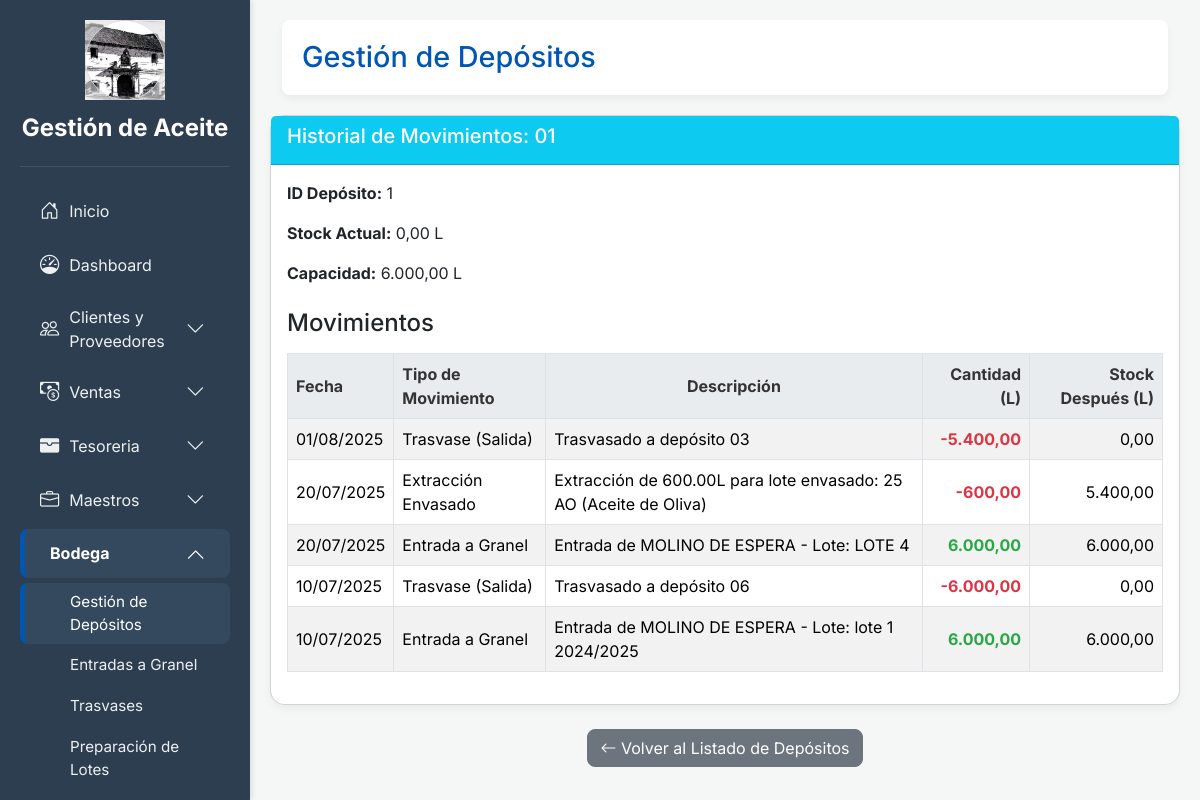
The app's page /app/depositos.php?view=history&id=1 (signed in) with its own data.
### tables this page shows
CREATE TABLE `depositos` (
  `id_deposito` int(11) NOT NULL,
  `nombre_deposito` varchar(50) NOT NULL,
  `capacidad` decimal(10,2) NOT NULL,
  `estado` enum('ocupado','vacio','lleno') DEFAULT 'vacio',
  `stock_actual` decimal(10,2) DEFAULT 0.00,
  `id_materia_prima` int(11) DEFAULT NULL,
  `id_entrada_granel_origen` int(11) DEFAULT NULL
);

### app/depositos.php (the view, shortened to what this page needs)
<?php
include 'auth_check.php';
$deposito_historial = null;
$movimientos_historial = [];
if (isset($_GET['view']) && $_GET['view'] == 'history' && isset($_GET['id'])) {
    $id_deposito_historial = $_GET['id'];
    try {
        $stmt_deposito_info = $pdo->prepare("SELECT id_deposito, nombre_deposito, stock_actual, capacidad FROM depositos WHERE id_deposito = ?");
        $stmt_deposito_info->execute([$id_deposito_historial]);
        $deposito_historial = $stmt_deposito_info->fetch(PDO::FETCH_ASSOC);
        if ($deposito_historial) {
            $sql_entradas = "SELECT
                                eg.fecha_entrada AS fecha,
                                'Entrada a Granel' AS tipo_movimiento,
                                deg.litros_descargados AS cantidad,
                                CONCAT('Entrada de ', p.nombre_proveedor, ' - Lote: ', IFNULL(eg.numero_lote_proveedor, 'N/A')) AS descripcion
                            FROM detalle_entrada_granel deg
                            JOIN entradas_granel eg ON deg.id_entrada_granel = eg.id_entrada_granel
                            JOIN proveedores p ON eg.id_proveedor = p.id_proveedor
                            WHERE deg.id_deposito = ?";
            $sql_trasvases_in = "SELECT
                                        t.fecha_trasvase AS fecha,
                                        'Trasvase (Entrada)' AS tipo_movimiento,
                                        t.litros_trasvasados AS cantidad,
                                        CONCAT('Trasvasado desde depósito ', d_origen.nombre_deposito) AS descripcion
                                    FROM trasvases t
                                    JOIN depositos d_origen ON t.deposito_origen = d_origen.id_deposito
                                    WHERE t.deposito_destino = ?";
            $sql_trasvases_out = "SELECT
                                        t.fecha_trasvase AS fecha,
                                        'Trasvase (Salida)' AS tipo_movimiento,
                                        -t.litros_trasvasados AS cantidad,
                                        CONCAT('Trasvasado a depósito ', d_destino.nombre_deposito) AS descripcion
                                    FROM trasvases t
                                    JOIN depositos d_destino ON t.deposito_destino = d_destino.id_deposito
                                    WHERE t.deposito_origen = ?";
            $sql_bottling_extractions = "SELECT
                                            le.fecha_creacion AS fecha,
                                            'Extracción Envasado' AS tipo_movimiento,
                                            -dle.litros_extraidos AS cantidad,
                                            CONCAT('Extracción de ', dle.litros_extraidos, 'L para lote envasado: ', le.nombre_lote, ' (', a.nombre_articulo, ')') AS descripcion
                                        FROM detalle_lotes_envasado dle
                                        JOIN lotes_envasado le ON dle.id_lote_envasado = le.id_lote_envasado
                                        JOIN articulos a ON le.id_articulo = a.id_articulo
                                        WHERE dle.id_deposito_origen = ?";
            $sql_recepcion_lote_mezcla = "SELECT
                                            le.fecha_creacion AS fecha,
                                            'Recepción Lote de Mezcla' AS tipo_movimiento,
                                            le.litros_preparados AS cantidad,
                                            CONCAT('Recepción de ', le.litros_preparados, 'L para lote envasado: ', le.nombre_lote, ' (', a.nombre_articulo, ')') AS descripcion
                                        FROM lotes_envasado le
                                        JOIN articulos a ON le.id_articulo = a.id_articulo
                                        WHERE le.id_deposito_mezcla = ?";
            $sql_actividad_envasado = "SELECT
                                            ae.fecha_envasado AS fecha,
                                            'Actividad de Envasado (Salida)' AS tipo_movimiento,
                                            -dae.litros_envasados AS cantidad,
                                            CONCAT('Envasado de ', dae.litros_envasados, 'L del lote ', le.nombre_lote, ' (', p.nombre_producto, ')') AS descripcion
                                        FROM detalle_actividad_envasado dae
                                        JOIN actividad_envasado ae ON dae.id_actividad_envasado = ae.id_actividad_envasado
                                        JOIN lotes_envasado le ON dae.id_lote_envasado = le.id_lote_envasado
                                        JOIN productos p ON dae.id_producto = p.id_producto
                                        WHERE le.id_deposito_mezcla = ?";
            $sql_union = "
                SELECT * FROM ({$sql_entradas}) AS entradas
                UNION ALL
                SELECT * FROM ({$sql_trasvases_in}) AS tras_in
                UNION ALL
                SELECT * FROM ({$sql_trasvases_out}) AS tras_out
                UNION ALL
                SELECT * FROM ({$sql_bottling_extractions}) AS extraccion_lote
                UNION ALL
                SELECT * FROM ({$sql_recepcion_lote_mezcla}) AS recepcion_lote_mezcla
                UNION ALL
                SELECT * FROM ({$sql_actividad_envasado}) AS actividad_envasado
                ORDER BY fecha ASC, tipo_movimiento ASC
            ";
            $stmt_movimientos = $pdo->prepare($sql_union);
            $stmt_movimientos->execute([
                $id_deposito_historial,
                $id_deposito_historial,
                $id_deposito_historial,
                $id_deposito_historial,
                $id_deposito_historial,
                $id_deposito_historial
            ]);
            $movimientos_historial_asc = $stmt_movimientos->fetchAll(PDO::FETCH_ASSOC);
            $sum_of_all_quantities = array_sum(array_column($movimientos_historial_asc, 'cantidad'));
            $running_stock = $deposito_historial['stock_actual'] - $sum_of_all_quantities;
            foreach ($movimientos_historial_asc as $key => $movimiento) {
                $running_stock += $movimiento['cantidad'];
                $movimientos_historial_asc[$key]['stock_despues'] = $running_stock;
            }
            $movimientos_historial = array_reverse($movimientos_historial_asc);
        } else {
            $mensaje = "Error: Depósito no encontrado para mostrar el historial.";
            $tipo_mensaje = 'danger';
        }
    } catch (PDOException $e) {
        $mensaje = "Error al cargar el historial del depósito: " . $e->getMessage();
        $tipo_mensaje = 'danger';
    }
}
?>
<!DOCTYPE html>
<html lang="es">
<head>
    <link href="https://cdn.jsdelivr.net/npm/bootstrap@5.3.3/dist/css/bootstrap.min.css" rel="stylesheet">
    <link href="https://cdn.jsdelivr.net/npm/bootstrap-icons@1.11.3/font/bootstrap-icons.min.css" rel="stylesheet">
</head>
<body>
    <div class="wrapper">
        <?php include 'sidebar.php'; ?>
        <div class="main-content">
            <div class="container">
                <div class="header">
                    <h1>Gestión de Depósitos</h1>
                </div>
            </div>
            <?php if ($deposito_historial): ?>
                <div class="card detail-view-card mb-4">
                    <div class="card-header bg-info">
                        <h5>Historial de Movimientos: <?php echo htmlspecialchars($deposito_historial['nombre_deposito']); ?></h5>
                    </div>
                    <div class="card-body">
                        <p><strong>ID Depósito:</strong> <?php echo htmlspecialchars($deposito_historial['id_deposito']); ?></p>
                        <p><strong>Stock Actual:</strong> <?php echo number_format($deposito_historial['stock_actual'], 2, ',', '.'); ?> L</p>
                        <p><strong>Capacidad:</strong> <?php echo number_format($deposito_historial['capacidad'], 2, ',', '.'); ?> L</p>
                        <h4 class="mt-4 mb-3">Movimientos</h4>
                        <?php if (!empty($movimientos_historial)): ?>
                            <div class="table-responsive">
                                <table class="table table-bordered table-striped history-table">
                                    <thead>
                                        <tr>
                                            <th>Fecha</th>
                                            <th>Tipo de Movimiento</th>
                                            <th>Descripción</th>
                                            <th class="text-end">Cantidad (L)</th>
                                            <th class="text-end">Stock Después (L)</th>
                                        </tr>
                                    </thead>
                                    <tbody>
                                        <?php foreach ($movimientos_historial as $movimiento): ?>
                                            <tr>
                                                <td><?php echo htmlspecialchars(date("d/m/Y", strtotime($movimiento['fecha']))); ?></td>
                                                <td><?php echo htmlspecialchars($movimiento['tipo_movimiento']); ?></td>
                                                <td><?php echo htmlspecialchars($movimiento['descripcion']); ?></td>
                                                <td class="text-end <?php echo ($movimiento['cantidad'] > 0) ? 'positive-movement' : 'negative-movement'; ?>">
                                                    <?php echo number_format($movimiento['cantidad'], 2, ',', '.'); ?>
                                                </td>
                                                <td class="text-end">
                                                    <?php echo number_format($movimiento['stock_despues'], 2, ',', '.'); ?>
                                                </td>
                                            </tr>
                                        <?php endforeach; ?>
                                    </tbody>
                                </table>
                            </div>
                        <?php else: ?>
                            <p class="text-center">No hay movimientos registrados para este depósito.</p>
                        <?php endif; ?>
                    </div>
                </div>
                <div class="text-center mt-4">
                    <a href="depositos.php" class="btn btn-secondary"><i class="bi bi-arrow-left"></i> Volver al Listado de Depósitos</a>
                </div>
            <?php endif; ?>
        </div>
    </div>
</body>
</html>

### app/depositos.php (style rules this page uses)
body { font-family: 'Inter', sans-serif; background-color: #f4f7f6; }
.wrapper { display: flex; min-height: 100vh; }
.main-content { flex-grow: 1; padding: 20px; }
.card { border-radius: 15px; box-shadow: 0 4px 8px rgba(0,0,0,0.05); margin-bottom: 20px; }
.card-header { background-color: #0056b3; color: white; border-top-left-radius: 15px; border-top-right-radius: 15px; font-weight: bold; }
.btn-secondary { background-color: #6c757d; border-color: #6c757d; border-radius: 8px; }
.table thead { background-color: #e9ecef; }
.table th, .table td { vertical-align: middle; }
:root { --sidebar-width: 250px; --primary-color: #0056b3; --sidebar-bg: #343a40; --sidebar-link: #adb5bd; --sidebar-hover: #495057; --sidebar-active: #004494; }
.header { background-color: #ffffff; padding: 20px; border-radius: 8px; box-shadow: 0 4px 8px rgba(0,0,0,0.05); margin-bottom: 20px; display: flex; justify-content: space-between; align-items: center; }
.header h1 { color: #0056b3; font-size: 1.8rem; margin: 0; }
.table thead th { background-color: #e9ecef; color: #333; border-color: #dee2e6; }
.table.history-table th:nth-child(4), .table.history-table td:nth-child(4), .table.history-table th:nth-child(5), .table.history-table td:nth-child(5) { text-align: right; }
.table.history-table .positive-movement { color: #28a745; font-weight: bold; }
.table.history-table .negative-movement { color: #dc3545; font-weight: bold; }
.table.history-table th:nth-child(3) { text-align: center; }
.table.history-table td:nth-child(3) { text-align: left; }

### app/sidebar.php (style rules this page uses)
:root { --sidebar-bg: #2c3e50; --sidebar-link: #ecf0f1; --sidebar-hover: #34495e; --primary-color: #0056b3; --primary-dark: #004494; }

### records on screen
depositos: nombre_deposito "01", id_deposito "1", stock_actual "0,00", capacidad "6.000,00"

### other values on screen
$item['name'] "Clientes y Proveedores"
$item['name'] "Ventas"
$item['name'] "Tesoreria"
$item['name'] "Maestros"
$item['name'] "Bodega"
$sub_link['text'] "Gestión de Depósitos"
$sub_link['text'] "Entradas a Granel"
$sub_link['text'] "Trasvases"
$sub_link['text'] "Preparación de Lotes"
date("d/m/Y", strtotime($movimiento['fecha'])) "01/08/2025"
$movimiento['tipo_movimiento'] "Trasvase (Salida)"
$movimiento['descripcion'] "Trasvasado a depósito 03"
$movimiento['cantidad'] "-5.400,00"
$movimiento['stock_despues'] "0,00"
date("d/m/Y", strtotime($movimiento['fecha'])) "20/07/2025"
